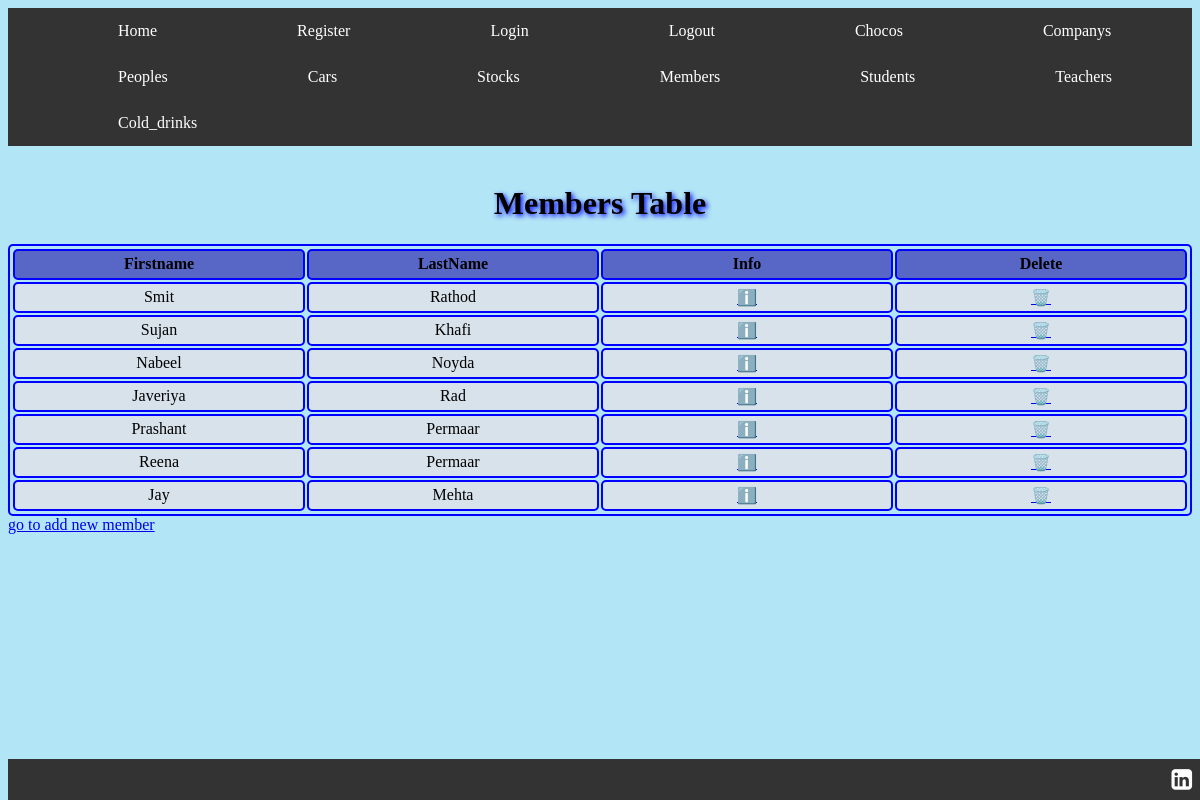
The page /members/ on the database its author committed.
### playground/models.py (models this page shows)
class Member(models.Model):
    firstname = models.CharField(max_length=255)
    lastname = models.CharField(max_length=255)

### playground/views.py (the view)
# urls.py: path("members/", views.members, name="members"),
def members(request):
    members = Member.objects.all()
    return render(request, "members.html", {"members": members})

### playground/templates/members.html (shortened to what this page needs)
{% load static %}
<!DOCTYPE html>
<html>
<head>
</head>
<link rel="stylesheet" href={% static 'templates.css' %}>
<link rel="stylesheet" href="https://cdnjs.cloudflare.com/ajax/libs/font-awesome/4.7.0/css/font-awesome.min.css">
    {% include 'header.html' %}
<br>
<h1>Members Table</h1>
<body>
    <table style="width:100%">
        <thead>
            <tr>
                <th>Firstname</th>
                <th>LastName</th>
                <th>Info</th>
                <th>Delete</th>
            </tr>
        </thead>
        <tbody>
            <tr>
                {% if members %}
                {% for member in members %}
                <td>
                    {{member.firstname}}
                </td>
                <td>
                    {{member.lastname}}
                </td>
                <td>
                    <a href="{% url 'm_name' member.id %}">ℹ️</a>
                </td>
                <td>
                    <a href="{% url 'delete-member' member.id %}">🗑️</a>
                </td>
            </tr>
            {% endfor %}
            {% else %}
            <li>Sorry, no records found </li>
            {% endif %}
        </tbody>
    </table>
    <a href="{% url 'add-member' %}">go to add new member</a>
      {% include 'footer.html' %}
</body>
</html>

### playground/templates/header.html
<header>
    <ul>
        <li><a href={% url 'home' %}>Home</a></li>
        <li><a href={% url 'register' %}>Register</a></li>
        <li><a href={% url 'login_user' %}>Login</a></li>
        <li><a href={% url 'logout' %}>Logout</a></li>
        <li><a href={% url 'chocos' %}> Chocos</a></li>
        <li><a href={% url 'companys' %}> Companys</a></li>
        <li><a href={% url 'peoples' %}> Peoples</a></li>
        <li><a href={% url 'cars' %}>Cars</a></li>
        <li><a href={% url 'stocks' %}>Stocks</a></li>
        <li><a href={% url 'members' %}>Members</a></li>
        <li><a href={% url 'students' %}>Students</a></li>
        <li><a href={% url 'teachers' %}>Teachers</a></li>
        <li><a href={% url 'cold_drinks' %}>Cold_drinks</a></li>
    </ul>
</header>

### playground/templates/footer.html
<footer>
  <a href=https://www.linkedin.com/in/asmanoyda><i style="font-size:24px" class="fa">&#xf08c;</i> </a>
</footer>

### playground/static/templates.css (style rules this page uses)
th, td { background-color: rgb(216, 226, 235); padding-top: 20px; padding-bottom: 20px; padding-left: 30px; padding-right: 40px; }
th { background-color: rgb(88, 103, 197); }
body { background-color: rgb(178, 229, 246); }
table, th, td { border-radius: 5px; border: 2px solid blue; padding: 1px; width: 200px; height: 25px; text-align: center; }
h1 { text-shadow: 2px 2px 5px blue; text-align: center; }
ul { list-style-type: none; margin: 0; padding: 5; overflow: hidden; background-color: #333333; }
ul li { float: left; }
ul li a { display: block; color: white; text-align: center; padding: 14px 70px; text-decoration: none; }
footer { text-align: right; padding: 8px; background-color: #333333; color: white; position: fixed; bottom: 0; width: 98%; }
.fa { color: white; text-align: center; }

### rows shown on the page
Member: firstname "Smit", lastname "Rathod"
Member: firstname "Sujan", lastname "Khafi"
Member: firstname "Nabeel", lastname "Noyda"
Member: firstname "Javeriya", lastname "Rad"
Member: firstname "Prashant", lastname "Permaar"
Member: firstname "Reena", lastname "Permaar"
Member: firstname "Jay", lastname "Mehta"
